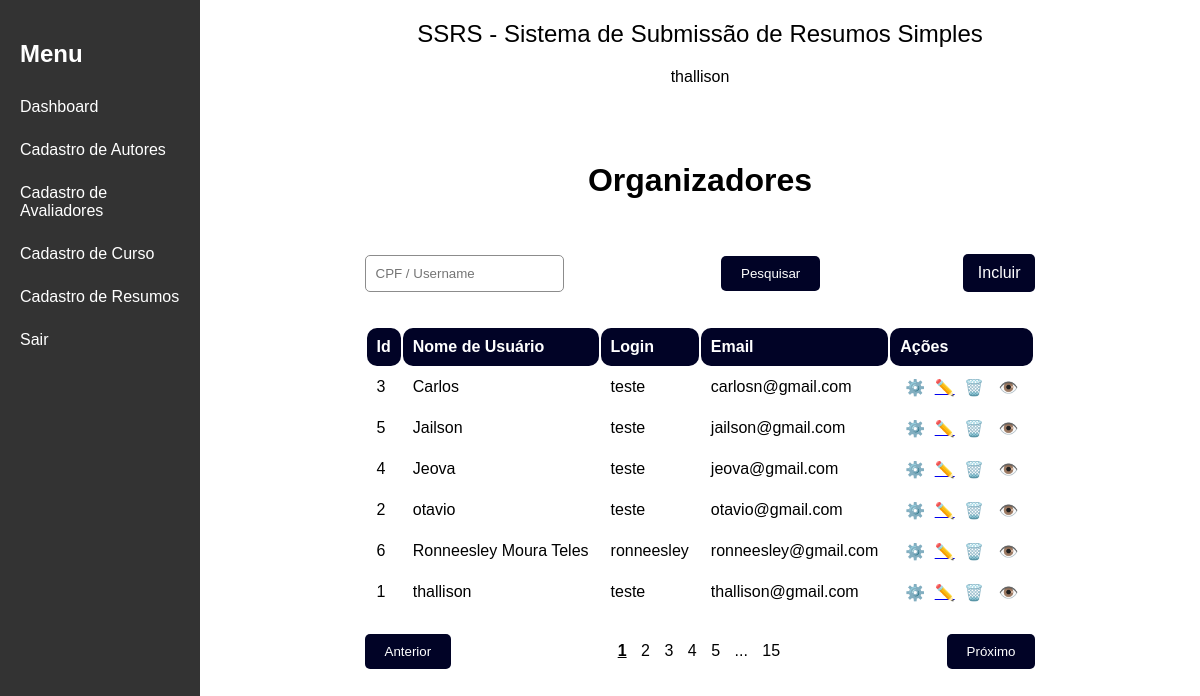
/src/organizador/cadastro_organizador/listagem.php (signed in), run on the app's committed database.
### tables this page shows
CREATE TABLE IF NOT EXISTS `organizadores` (
  `id` INT NOT NULL AUTO_INCREMENT,
  `nome` VARCHAR(45) NULL,
  `login` VARCHAR(45) NOT NULL,
  `senha` VARCHAR(45) NOT NULL,
  `data_cadastro` DATE NULL,
  `email` VARCHAR(45) NULL,
  PRIMARY KEY (`id`));

### src/organizador/cadastro_organizador/listagem.php (the view, shortened to what this page needs)
<?php include("../layout_superior.php") ?>
<!DOCTYPE html>
<html lang="pt-BR">
<head>
    <link rel="stylesheet" href="../../css/listagem_autor.css">
</head>
<body>
<?php
$con = new mysqli("localhost", "root", "", "evento");
$resultado = $con->query("select * from organizadores order by nome");
?>
    <div class="inicio">
        <div class="user">
            <div class="header">
                <h1>Organizadores</h1>
            </div>
            <div class="filtro">
                <input type="text" placeholder="CPF / Username">
                <button>Pesquisar</button>
                <a href="cadastro.php">Incluir</a>
            </div>
            <div class="result">
                <table>
                <thead>
                    <tr>
                        <th>Id</th>
                        <th>Nome de Usuário</th>
                        <th>Login</th>
                        <th>Email</th>
                        <th>Ações</th>
                    </tr>
                </thead>
                <tbody>
                    <?php
                        while ($linha = $resultado->fetch_object()){
                    ?>
                    <tr>
                        <td><?=$linha->id?></td>
                        <td><?=$linha->nome?></td>
                        <td><?=$linha->login?></td>
                        <td><?=$linha->email?></td>
                        <td class="opcao">
                            <button>⚙️</button>
                            <a href="editar.php?id=<?=$linha->id?>">✏️</a>
                            <button>🗑️</button>
                            <button>👁️</button>
                        </td>
                    </tr>
                    <?php
                            }
                        ?>
                </tbody>
                </table>
            </div>
            <div class="pagina">
                <button>Anterior</button>
                <div class="pages">
                    <span class="active">1</span>
                    <span>2</span>
                    <span>3</span>
                    <span>4</span>
                    <span>5</span>
                    <span>...</span>
                    <span>15</span>
                </div>
                <button>Próximo</button>
            </div>
        </div>
    </div>
</body>
</html>
<?php include("../layout_inferior.php") ?>

### src/css/layout.css (style rules this page uses)
body { font-family: Arial, sans-serif; display: flex; min-height: 100vh; margin: 0; }

### src/css/listagem_autor.css (style rules this page uses)
body { background-color: #fff; color: #000; margin: 0; padding: 0; }
.inicio { display: flex; }
.user { flex-grow: 1; padding: 20px; color: #000; }
.header { text-align: center; margin: 5%; padding: 10px; }
.header h1 { margin: 12px; text-align: center; }
.filtro a { background-color: #010326; color: #fff; padding: 10px 15px; border-radius: 5px; text-decoration: none; }
.filtro { display: flex; justify-content: space-between; align-items: center; margin: 20px 0; }
.filtro input { padding: 10px; margin-right: 15px; border: 1px solid #8c8c8c; border-radius: 5px; background-color: #fff; color: #000; }
.filtro button { background-color: #010326; color: #fff; padding: 10px 20px; border: none; border-radius: 5px; cursor: pointer; }
.result { margin-top: 5%; }
table { width: 100%; margin-top: 10px; }
table, th, td { border: 0px; border-radius: 10px; }
th, td { padding: 10px; text-align: left; color: #000; }
th { background-color: #010326; color: #fff; }
.opcao button { background: none; border: none; color: #fff; cursor: pointer; padding: 0 5px; font-size: 16px; }
.pagina { display: flex; justify-content: space-between; align-items: center; margin-top: 20px; }
.pagina button { background-color: #010326; color: #fff; padding: 10px 20px; border: none; border-radius: 5px; cursor: pointer; }
.pagina .pages span { padding: 0 5px; cursor: pointer; }
.pagina .pages .active { font-weight: bold; text-decoration: underline; }

### data on the page
organizadores: id "3", nome "Carlos", login "teste", email "carlosn@gmail.com"
organizadores: id "5", nome "Jailson", login "teste", email "jailson@gmail.com"
organizadores: id "4", nome "Jeova", login "teste", email "jeova@gmail.com"
organizadores: id "2", nome "otavio", login "teste", email "otavio@gmail.com"
organizadores: id "6", nome "Ronneesley Moura Teles", login "ronneesley", email "ronneesley@gmail.com"
organizadores: id "1", nome "thallison", login "teste", email "thallison@gmail.com"

### other printed values
$nome "thallison"
